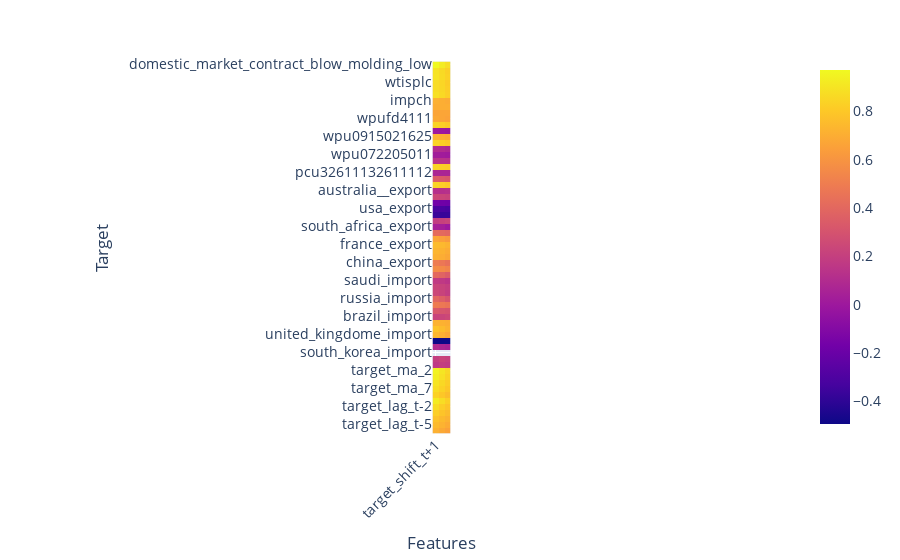

Notebook code for this chart:
### Code cell
corr_target_timeline = ["target_shift_t+1", "target_shift_t+2", "target_shift_t+3"]
target_corr_with_all_feat = target_correlation_chart(processor.transformed_X_data, processor.transformed_Y_data[corr_target_timeline])[:-len(corr_target_timeline)]
target_corr_with_all_feat

### Figure 1 — Plotly figure (JSON) as saved in the notebook; plotly's stock layout.template omitted (floating-point values rounded to 4 significant figures; data arrays with more than 128 entries replaced by an {"elided": "..."} marker saying what was removed)
{"data": [{"coloraxis": "coloraxis", "hovertemplate": "x: %{x}<br>y: %{y}<br>color: %{z}<extra></extra>", "name": "0", "type": "heatmap", "x": ["target_shift_t+1", "target_shift_t+2", "target_shift_t+3"], "xaxis": "x", "y": ["domestic_market_contract_blow_molding_low", "spotexport_blow_molding", "spot_domestic", "wtisplc", "mcoilbrenteu", "gasregm", "impch", "expch", "prubbusdm", "wpufd4111", "pcu325211325211", "pcu32611332611301", "wpu0915021625", "pcu3252132521", "mhhngsp", "wpu072205011", "pcu32611132611115", "pcu32611332611301.1", "pcu32611132611112", "wpu0915021622", "producer_price_index_by_industry_plastics_material_and_resins_manufacturing_thermoplastic_resins_and_plastics_materials", "australia__export", "canada_export", "saudi_export", "usa_export", "india_export", "russia_export", "south_africa_export", "turkey", "brazil", "france_export", "germeny_export", "united_kingdome_export", "china_export", "australia__import", "canada_import", "saudi_import", "usa_import", "india_import", "russia_import", "south_africa_import", "turkey_import", "brazil_import", "france_import", "germeny_import", "united_kingdome_import", "china_import", "japan_import", "south_korea_import", "target_change", "target_growth", "target_ma_2", "target_ma_3", "target_ma_5", "target_ma_7", "target_ma_10", "target_lag_t-1", "target_lag_t-2", "target_lag_t-3", "target_lag_t-4", "target_lag_t-5", "target_lag_t-6"], "yaxis": "y", "z": {"elided": "62x3 float values"}}], "layout": {"coloraxis": {"colorscale": [[0, "#0d0887"], [0.1111, "#46039f"], [0.2222, "#7201a8"], [0.3333, "#9c179e"], [0.4444, "#bd3786"], [0.5556, "#d8576b"], [0.6667, "#ed7953"], [0.7778, "#fb9f3a"], [0.8889, "#fdca26"], [1, "#f0f921"]]}, "font": {"size": 14}, "margin": {"t": 60}, "xaxis": {"anchor": "y", "constrain": "domain", "domain": [0, 1], "scaleanchor": "y", "tickangle": -45, "title": {"text": "Features"}}, "yaxis": {"anchor": "x", "autorange": "reversed", "constrain": "domain", "domain": [0, 1], "tickangle": 0, "title": {"text": "Target"}}}}
